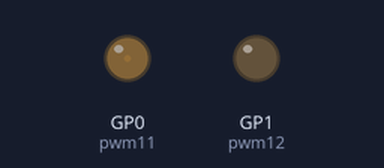
The program below on a simulated Raspberry Pi Pico running MicroPython. On the bench: output pins drawn as LEDs (lit = HIGH).

Above: at 0.1 s.
At 5.0 s:
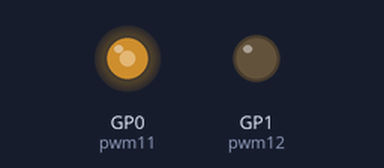
At 10.6 s:
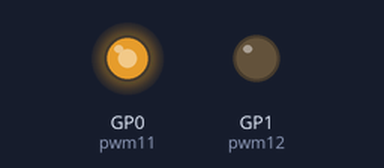
At 21.0 s:
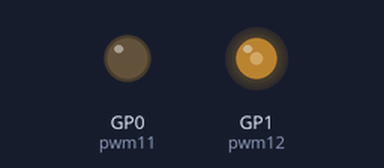
Timing chart, 0 to 22.0 s (numbered marks = the images above):
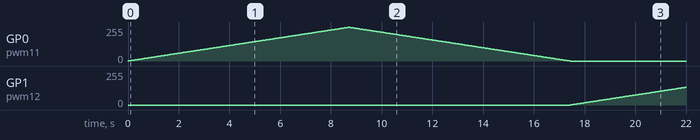

The program:

pwm_attempt.py
```python
from machine import Pin, PWM
from time import sleep

pwm11 = PWM(Pin(0))
pwm12 = PWM(Pin(1))

pwm11.freq(1000)
pwm12.freq(1000)

while True:
    pwm12.duty_u16(0)
    for duty in range(65025):
        pwm11.duty_u16(duty)
        sleep(0.0001)
    for duty in range(65025, 0, -1):
        pwm11.duty_u16(duty)
        sleep(0.0001)
    pwm11.duty_u16(0)
    for duty in range(65025):
        pwm12.duty_u16(duty)
        sleep(0.0001)
    for duty in range(65025, 0, -1):
        pwm12.duty_u16(duty)
        sleep(0.0001)
    pwm11.duty_u16(0)
    pwm12.duty_u16(0)
    sleep(1)
```

Measured:
- by itself, GP0 (pwm11): rises from 0/255 to 253/255 in 8.7 s, then falls to 0/255 in 8.7 s
- by itself, GP1 (pwm12): moves from 0/255 to 133/255 over 4.6 s
